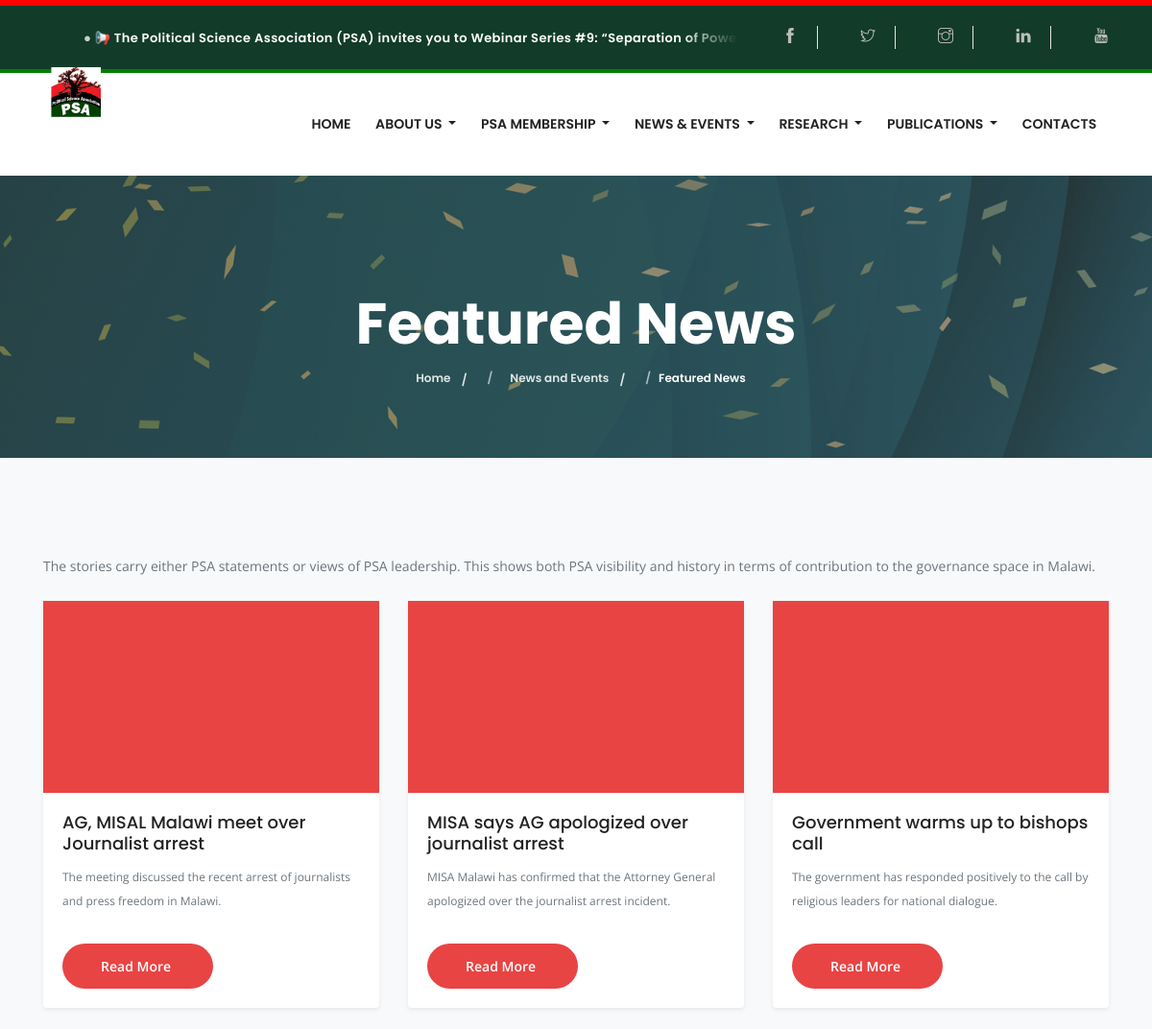
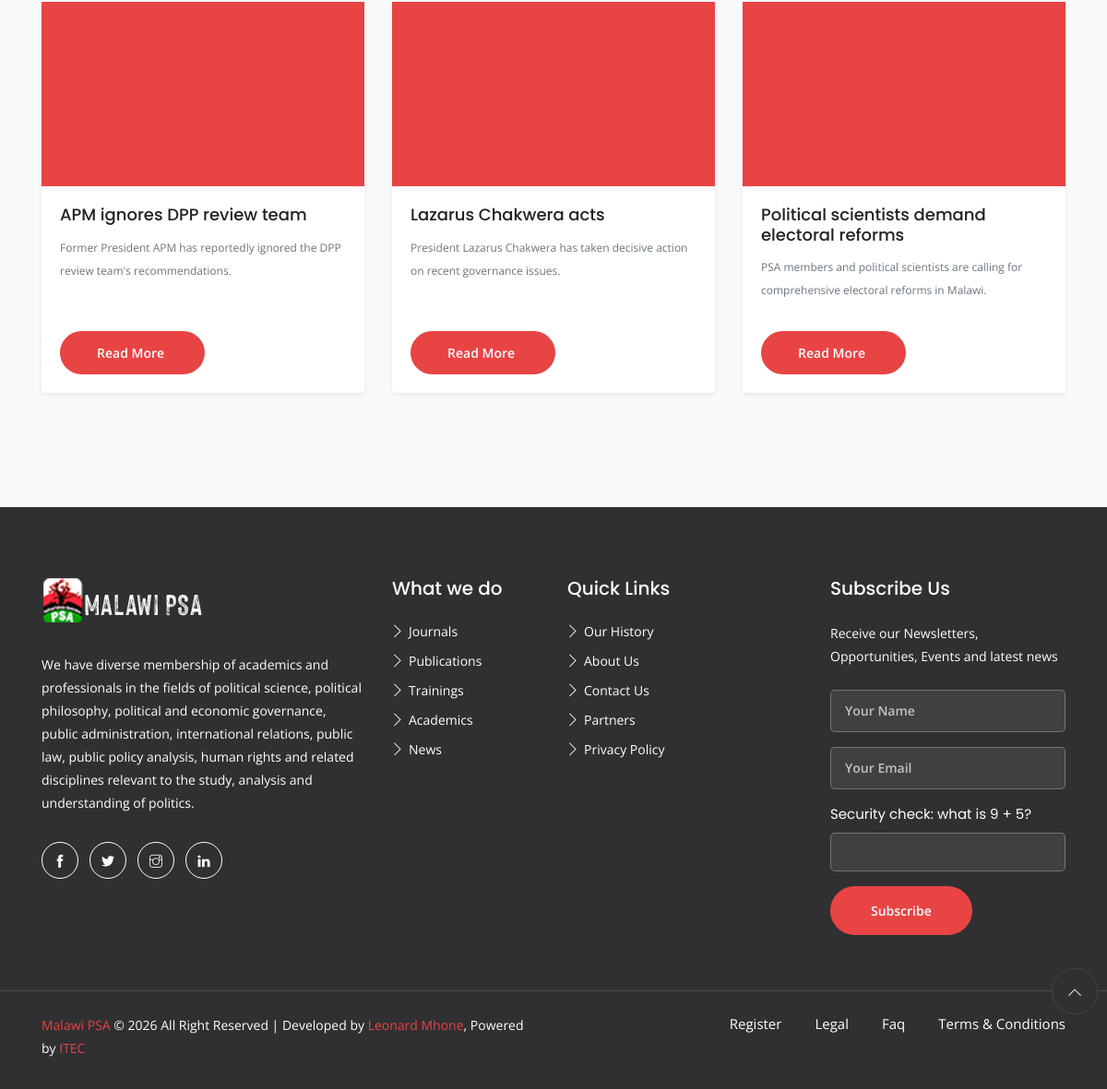
Screenshot of /featured-news.php with the database file from the repository (2 pictures, top to bottom).
### tables this page shows
CREATE TABLE `quick_announcements` (
  `id` int NOT NULL,
  `message` text NOT NULL,
  `link_url` varchar(500) DEFAULT NULL,
  `is_active` tinyint(1) DEFAULT '1',
  `created_at` timestamp NULL DEFAULT CURRENT_TIMESTAMP,
  `updated_at` timestamp NULL DEFAULT CURRENT_TIMESTAMP ON UPDATE CURRENT_TIMESTAMP
);

CREATE TABLE `featured_news` (
  `id` int NOT NULL,
  `title` varchar(500) NOT NULL,
  `link_url` varchar(1000) NOT NULL,
  `image` varchar(500) DEFAULT NULL,
  `description` text,
  `sort_order` int DEFAULT '0',
  `is_active` tinyint(1) DEFAULT '1',
  `created_at` timestamp NULL DEFAULT CURRENT_TIMESTAMP,
  `updated_at` timestamp NULL DEFAULT CURRENT_TIMESTAMP ON UPDATE CURRENT_TIMESTAMP
);

### featured-news.php (the view, shortened to what this page needs)
<?php
include 'includes/db.php';
include 'includes/header.php';
$featuredNews = $conn->query("SELECT * FROM featured_news WHERE is_active = 1 ORDER BY sort_order ASC, created_at DESC");
?>
<section class="section bg-light">
  <div class="container">
    <div class="row">
      <div class="col-12">
        <div class="mb-4">
          <p class="text-muted">The stories carry either PSA statements or views of PSA leadership. This shows both PSA visibility and history in terms of contribution to the governance space in Malawi.</p>
        </div>
        <?php if ($featuredNews->num_rows > 0): ?>
          <div class="row">
            <?php while ($news = $featuredNews->fetch_assoc()): ?>
              <div class="col-md-6 col-lg-4 mb-4">
                <div class="card h-100 shadow-sm border-0">
                  <?php if (!empty($news['image']) && file_exists('uploads/featured_news/' . $news['image'])): ?>
                    <img src="../uploads/featured_news/<?= htmlspecialchars($news['image']) ?>" class="card-img-top" alt="<?= htmlspecialchars($news['title']) ?>" style="height: 200px; object-fit: cover;">
                  <?php else: ?>
                    <div class="bg-primary d-flex align-items-center justify-content-center" style="height: 200px;">
                    </div>
                  <?php endif; ?>
                  <div class="card-body d-flex flex-column">
                    <h5 class="card-title"><?= htmlspecialchars($news['title']) ?></h5>
                    <?php if (!empty($news['description'])): ?>
                      <p class="card-text text-muted small"><?= htmlspecialchars($news['description']) ?></p>
                    <?php endif; ?>
                    <div class="mt-auto pt-3">
                      <a href="<?= htmlspecialchars($news['link_url']) ?>" target="_blank" class="btn btn-primary btn-sm">
                        Read More <i class="fas fa-external-link-alt ml-1"></i>
                      </a>
                    </div>
                  </div>
                </div>
              </div>
            <?php endwhile; ?>
          </div>
        <?php else: ?>
          <div class="text-center py-5">
            <p class="text-muted">No featured news available at the moment.</p>
          </div>
        <?php endif; ?>
      </div>
    </div>
  </div>
</section>
<?php include 'includes/footer.php'; ?>

### includes/header.php (shortened to what this page needs)
<?php
require_once __DIR__ . '/public_form_security.php';
require_once __DIR__ . '/page_title.php';
$scriptDirectory = str_replace('\\', '/', dirname($_SERVER['SCRIPT_NAME'] ?? '/'));
$siteBasePath = ($scriptDirectory === '/' || $scriptDirectory === '.')
    ? ''
    : rtrim($scriptDirectory, '/');
if (!function_exists('sitePath')) {
    function sitePath($path = '') {
        global $siteBasePath;
        return $siteBasePath . '/' . ltrim((string)$path, '/');
    }
}
require_once __DIR__ . '/db.php';
$announcement = null;
try {
    if ($conn->connect_errno === 0) {
        $result = $conn->query("SELECT message, link_url, is_active FROM quick_announcements WHERE is_active = 1 LIMIT 1");
        if ($result) {
            $announcement = $result->fetch_assoc();
        }
    }
} catch (Exception $e) {
}
?>
<!DOCTYPE html>
<html lang="en">
<head>
  <link rel="stylesheet" href="plugins/bootstrap/bootstrap.min.css">
  <link rel="stylesheet" href="plugins/magnific-popup/magnific-popup.css">
  <link rel="stylesheet" href="plugins/slick/slick.css">
  <link rel="stylesheet" href="plugins/slick/slick-theme.css">
  <link rel="stylesheet" href="plugins/themify-icons/themify-icons.css">
  <link rel="stylesheet" href="plugins/animate/animate.css">
  <link rel="stylesheet" href="plugins/aos/aos.css">
  <link rel="stylesheet" href="plugins/swiper/swiper.min.css">
  <link href="css/style.css" rel="stylesheet">
</head>
<body>
<header>
<div class="top-header">
  <div class="container top-bar">
    <div class="news-ticker">
      <div class="ticker-wrap">
        <div class="ticker">
          <?php
            $announcementMessage = !empty($announcement['message'])
                ? $announcement['message']
                : '2026 PSA Biennial Conference: follow the latest news and announcements.';
            $announcementLink = trim($announcement['link_url'] ?? '');
            $announcementScheme = strtolower((string)parse_url($announcementLink, PHP_URL_SCHEME));
            $safeAnnouncementLink = ($announcementLink !== '' && strpos($announcementLink, '//') !== 0 && in_array($announcementScheme, ['', 'http', 'https'], true))
                ? $announcementLink
                : '';
          ?>
          <span class="ticker-item">
            <?php if ($safeAnnouncementLink !== ''): ?>
              <a href="<?= htmlspecialchars($safeAnnouncementLink, ENT_QUOTES, 'UTF-8') ?>"<?= $announcementScheme !== '' ? ' target="_blank" rel="noopener noreferrer"' : '' ?>>
                <span aria-hidden="true">●</span> <?= htmlspecialchars($announcementMessage, ENT_QUOTES, 'UTF-8') ?>
              </a>
            <?php else: ?>
              <span class="ticker-message"><span aria-hidden="true">●</span> <?= htmlspecialchars($announcementMessage, ENT_QUOTES, 'UTF-8') ?></span>
            <?php endif; ?>
          </span>
        </div>
      </div>
    </div>
    <ul class="social-icons list-inline mb-0">
      <li class="list-inline-item">
        <a href="https://facebook.com/psamw" target="_blank" rel="noopener noreferrer">
          <i class="ti-facebook"></i>
        </a>
      </li>
      <li class="list-inline-item">
        <a href="https://x.com/psa_mw" target="_blank" rel="noopener noreferrer">
          <i class="ti-twitter"></i>
        </a>
      </li>
      <li class="list-inline-item">
        <a href="https://instagram.com/malawipsa" target="_blank" rel="noopener noreferrer">
          <i class="ti-instagram"></i>
        </a>
      </li>
      <li class="list-inline-item">
        <a href="https://linkedin.com/company/political-science-association-mw" target="_blank" rel="noopener noreferrer">
          <i class="ti-linkedin"></i>
        </a>
      </li>
      <li class="list-inline-item">
        <a href="https://youtube.com/@PoliticalScienceAssociation-26" target="_blank" rel="noopener noreferrer">
          <i class="ti-youtube"></i>
        </a>
      </li>
    </ul>
  </div>
</div>
    <div class="navigation">
        <div class="container">
            <nav class="navbar navbar-expand-lg navbar-light bg-light">
                <a class="navbar-brand psa-brand" href="<?= htmlspecialchars(sitePath(''), ENT_QUOTES | ENT_SUBSTITUTE, 'UTF-8') ?>" aria-label="Malawi Political Science Association home">
                    <img src="images/logo.png" alt="Malawi Political Science Association logo">
                </a>
                <div class="collapse navbar-collapse" id="navbarSupportedContent">
                    <ul class="navbar-nav ml-auto">
                        <li class="nav-item dropdown">
                            <a class="nav-link" href="psa.php" role="" data-toggle="" aria-haspopup="true"
                                aria-expanded="false">
                                Home
                            </a>
                        </li>
                        <li class="nav-item dropdown">
                            <a class="nav-link dropdown-toggle" href="#" role="button" data-toggle="dropdown" aria-haspopup="true"
                                aria-expanded="false">
                                About Us
                            </a>
                        </li>
                        <li class="nav-item dropdown">
                            <a class="nav-link dropdown-toggle" href="#" role="button" data-toggle="dropdown" aria-haspopup="true"
                                aria-expanded="false">
                                PSA Membership
                            </a>
                        </li>
                        <li class="nav-item dropdown">
                            <a class="nav-link dropdown-toggle"  role="button" data-toggle="dropdown" aria-haspopup="true"
                                aria-expanded="false">
                                News & Events
                            </a>
                        </li>
                        <li class="nav-item dropdown">
                            <a class="nav-link dropdown-toggle" href="#" role="button" data-toggle="dropdown" aria-haspopup="true"
                                aria-expanded="false">
                              Research
                            </a>
                        </li>
                        <li class="nav-item dropdown">
                            <a class="nav-link dropdown-toggle" href="" role="button" data-toggle="dropdown" aria-haspopup="true"
                                aria-expanded="false">
                                Publications
                            </a>
                        </li>
                        <li class="nav-item">
                            <a class="nav-link" href="<?= htmlspecialchars(sitePath('contact'), ENT_QUOTES | ENT_SUBSTITUTE, 'UTF-8') ?>">Contacts</a>
                        </li>
                    </ul>
                </div>
            </nav>
        </div>
    </div>
</header>

### css/style.css (style rules this page uses)
body { font-family: "Poppins", sans-serif; font-weight: 400; -webkit-font-smoothing: antialiased; font-size: 15px; }
p, .paragraph { font-weight: 400; color: #666; font-size: 14px; line-height: 25px; font-family: "Open Sans", sans-serif; }
h1, h2, h3, h4, h5, h6 { color: #222; font-weight: 500; font-family: "Poppins", sans-serif; }
h5, .h5 { font-size: 18px; }
.btn { font-size: 14px; font-family: "Open Sans", sans-serif; text-transform: capitalize; padding: 16px 44px; border-radius: 35px; font-weight: 600; white-space: nowrap; border: 0; position: relative; z-index: 1; transition: 0.2s ease; }
.btn-primary { background: #e84444; color: #fff; }
.btn-sm { padding: 13px 40px !important; }
body { background-color: #fff; overflow-x: hidden; }
ol, ul { list-style-type: none; margin: 0px; }
img { vertical-align: middle; border: 0; }
a, a:hover, a:focus { text-decoration: none; }
a { transition: 0.2s ease; }
a, button { cursor: pointer; }
.section { padding: 100px 0; }
.bg-primary { background-color: #e84444 !important; }
.top-header { border-top: 6px solid red; background: black; border-bottom: 4px solid green; }
.top-header ul li { margin: 15px 0; }
.top-header ul li a { display: inline-block; padding: 0 20px; border-right: 1px solid #e5e5e5; color: #bcbcbd; }
.top-header ul li:last-child a { padding-right: 0; border-right: 0; }
.navigation .navbar { padding: 0; background: #fff !important; position: relative; }
.navigation .navbar-brand { position: absolute; left: 0; top: 35px; height: 0px; width: 0px; background: #fff; text-align: center; box-shadow: 0px 5px 10px 0px rgba(0, 0, 0, 0.1); z-index: 9; }
.navigation .navbar-brand img { position: relative; top: 50%; transform: translateY(-50%); }
.navigation .navbar .nav-item { padding: 28px 0; }
.navigation .navbar .nav-item .nav-link { padding: 15px 10px; font-family: "Poppins", sans-serif; font-weight: 600; color: #222; text-transform: uppercase; transition: 0.2s ease; font-size: 14px; }
.top-header { background: #123b2a; }
.news-ticker::before { background: linear-gradient(to right, #123b2a 0%, transparent 100%); }
.news-ticker::after { background: linear-gradient(to left, #123b2a 0%, transparent 100%); }
.ticker-message { display: inline-block; padding: 0 42px; color: #fff; font-size: 13px; font-weight: 600; letter-spacing: .03em; }
.psa-brand { position: static !important; display: flex; flex: 0 0 auto; align-items: center; justify-content: center; width: auto !important; height: auto !important; min-height: 82px; margin: 0 16px 0 0; padding: 8px 0; background: transparent !important; box-shadow: none !important; }
.navigation .navbar .navbar-brand.psa-brand img { position: static; }
.psa-brand img { display: block; width: auto; max-width: min(180px, 42vw); max-height: 68px; object-fit: contain; transform: none; }
.navigation .navbar .navbar-collapse { justify-content: flex-end; }
.navigation .navbar { min-height: 92px; background: #fff !important; }
.navigation .nav-link { color: #263b32; font-weight: 600; padding-left: .8rem !important; padding-right: .8rem !important; }

### includes/header.php (style rules this page uses)
.top-header { background: #123b2a; color: #fff; padding: 6px 0; }
.top-bar { display: flex; align-items: center; justify-content: space-between; }
.news-ticker { flex: 1; overflow: hidden; min-width: 0; margin-right: 15px; position: relative; }
.news-ticker::before, .news-ticker::after { content: ''; position: absolute; top: 0; bottom: 0; width: 60px; z-index: 2; pointer-events: none; }
.news-ticker::before { left: 0; background: linear-gradient(to right, #123b2a 0%, transparent 100%); }
.news-ticker::after { right: 0; background: linear-gradient(to left, #123b2a 0%, transparent 100%); }
.ticker-wrap { overflow: hidden; height: 28px; position: relative; }
.ticker { white-space: nowrap; display: flex; width: max-content; align-items: center; min-height: 28px; animation: ticker-scroll 32s linear infinite; }
.social-icons { flex-shrink: 0; margin: 0; }
.social-icons li { border: none !important; }
.social-icons a { color: #fff; font-size: 16px; margin-left: 12px; display: inline-block; transition: all 0.3s ease; }

### rows the page displays
quick_announcements: message "📢 The Political Science Association (PSA) invites you to Webinar Series #9: “Separation of…"
featured_news: title "AG, MISAL Malawi meet over Journalist arrest", description "The meeting discussed the recent arrest of journalists and press freedom in Malawi."
featured_news: title "MISA says AG apologized over journalist arrest", description "MISA Malawi has confirmed that the Attorney General apologized over the journalist arrest incident."
featured_news: title "Government warms up to bishops call", description "The government has responded positively to the call by religious leaders for national dialogue."
featured_news: title "APM ignores DPP review team", description "Former President APM has reportedly ignored the DPP review team's recommendations."
featured_news: title "Lazarus Chakwera acts", description "President Lazarus Chakwera has taken decisive action on recent governance issues."
featured_news: title "Political scientists demand electoral reforms", description "PSA members and political scientists are calling for comprehensive electoral reforms in Malawi."

### other values shown
$safeTitle "Featured News"
$label "Home"
$label "News and Events"
$label "Featured News"
$question "9 + 5"
